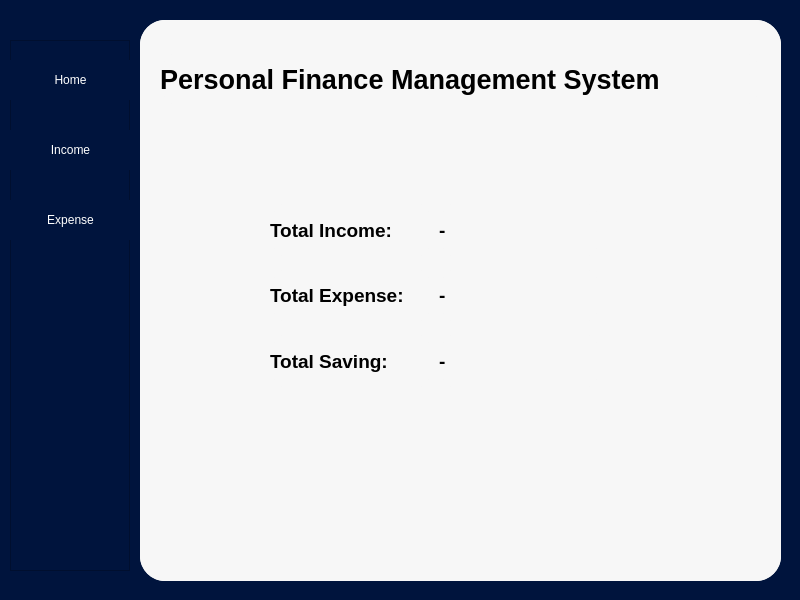
<?xml version="1.0" encoding="UTF-8"?>
<ui version="4.0">
 <class>MainWindow</class>
 <widget class="QMainWindow" name="MainWindow">
  <property name="geometry">
   <rect>
    <x>0</x>
    <y>0</y>
    <width>800</width>
    <height>600</height>
   </rect>
  </property>
  <property name="windowTitle">
   <string>MainWindow</string>
  </property>
  <property name="styleSheet">
   <string notr="true">background-color: rgb(0, 20, 61);</string>
  </property>
  <widget class="QWidget" name="centralwidget">
   <widget class="QStackedWidget" name="stackedWidget">
    <property name="geometry">
     <rect>
      <x>140</x>
      <y>20</y>
      <width>641</width>
      <height>561</height>
     </rect>
    </property>
    <property name="styleSheet">
     <string notr="true">background-color: rgb(247, 247, 247);
border-radius: 25px;</string>
    </property>
    <property name="currentIndex">
     <number>0</number>
    </property>
    <widget class="QWidget" name="main_page">
     <widget class="QWidget" name="layoutWidget">
      <property name="geometry">
       <rect>
        <x>130</x>
        <y>180</y>
        <width>331</width>
        <height>191</height>
       </rect>
      </property>
      <layout class="QGridLayout" name="gridLayout">
       <item row="0" column="0">
        <widget class="QLabel" name="label_2">
         <property name="font">
          <font>
           <pointsize>14</pointsize>
           <weight>75</weight>
           <bold>true</bold>
          </font>
         </property>
         <property name="styleSheet">
          <string notr="true"/>
         </property>
         <property name="text">
          <string>Total Income: </string>
         </property>
        </widget>
       </item>
       <item row="0" column="1">
        <widget class="QLabel" name="lbl_income">
         <property name="font">
          <font>
           <pointsize>14</pointsize>
           <weight>75</weight>
           <bold>true</bold>
          </font>
         </property>
         <property name="styleSheet">
          <string notr="true"/>
         </property>
         <property name="text">
          <string>-</string>
         </property>
        </widget>
       </item>
       <item row="1" column="0">
        <widget class="QLabel" name="label">
         <property name="font">
          <font>
           <pointsize>14</pointsize>
           <weight>75</weight>
           <bold>true</bold>
          </font>
         </property>
         <property name="styleSheet">
          <string notr="true"/>
         </property>
         <property name="text">
          <string>Total Expense: </string>
         </property>
        </widget>
       </item>
       <item row="1" column="1">
        <widget class="QLabel" name="lbl_expense">
         <property name="font">
          <font>
           <pointsize>14</pointsize>
           <weight>75</weight>
           <bold>true</bold>
          </font>
         </property>
         <property name="styleSheet">
          <string notr="true"/>
         </property>
         <property name="text">
          <string>-</string>
         </property>
        </widget>
       </item>
       <item row="2" column="0">
        <widget class="QLabel" name="label_5">
         <property name="font">
          <font>
           <pointsize>14</pointsize>
           <weight>75</weight>
           <bold>true</bold>
          </font>
         </property>
         <property name="styleSheet">
          <string notr="true"/>
         </property>
         <property name="text">
          <string>Total Saving: </string>
         </property>
        </widget>
       </item>
       <item row="2" column="1">
        <widget class="QLabel" name="lbl_saving">
         <property name="font">
          <font>
           <pointsize>14</pointsize>
           <weight>75</weight>
           <bold>true</bold>
          </font>
         </property>
         <property name="styleSheet">
          <string notr="true"/>
         </property>
         <property name="text">
          <string>-</string>
         </property>
        </widget>
       </item>
      </layout>
     </widget>
     <widget class="QLabel" name="label_6">
      <property name="geometry">
       <rect>
        <x>20</x>
        <y>30</y>
        <width>601</width>
        <height>58</height>
       </rect>
      </property>
      <property name="font">
       <font>
        <family>Segoe UI</family>
        <pointsize>20</pointsize>
        <weight>75</weight>
        <bold>true</bold>
       </font>
      </property>
      <property name="styleSheet">
       <string notr="true"/>
      </property>
      <property name="text">
       <string>Personal Finance Management System</string>
      </property>
     </widget>
    </widget>
    <widget class="QWidget" name="income_page">
     <widget class="QTableWidget" name="incometableWidget">
      <property name="geometry">
       <rect>
        <x>60</x>
        <y>30</y>
        <width>531</width>
        <height>371</height>
       </rect>
      </property>
      <property name="styleSheet">
       <string notr="true">alternate-background-color: rgb(255, 170, 255);
</string>
      </property>
      <property name="lineWidth">
       <number>0</number>
      </property>
      <property name="showGrid">
       <bool>false</bool>
      </property>
      <property name="rowCount">
       <number>0</number>
      </property>
      <property name="columnCount">
       <number>4</number>
      </property>
      <attribute name="verticalHeaderVisible">
       <bool>false</bool>
      </attribute>
      <column>
       <property name="text">
        <string>Sr. no</string>
       </property>
      </column>
      <column>
       <property name="text">
        <string>Amount</string>
       </property>
      </column>
      <column>
       <property name="text">
        <string>Date</string>
       </property>
      </column>
      <column>
       <property name="text">
        <string>Description</string>
       </property>
      </column>
     </widget>
     <widget class="QWidget" name="layoutWidget">
      <property name="geometry">
       <rect>
        <x>60</x>
        <y>420</y>
        <width>511</width>
        <height>30</height>
       </rect>
      </property>
      <layout class="QHBoxLayout" name="horizontalLayout">
       <item>
        <widget class="QLabel" name="label_3">
         <property name="font">
          <font>
           <pointsize>14</pointsize>
           <weight>50</weight>
           <bold>false</bold>
          </font>
         </property>
         <property name="styleSheet">
          <string notr="true"/>
         </property>
         <property name="text">
          <string>Total Income: </string>
         </property>
        </widget>
       </item>
       <item>
        <widget class="QLabel" name="lbl_ti">
         <property name="font">
          <font>
           <pointsize>14</pointsize>
           <weight>50</weight>
           <bold>false</bold>
          </font>
         </property>
         <property name="styleSheet">
          <string notr="true"/>
         </property>
         <property name="text">
          <string>-</string>
         </property>
        </widget>
       </item>
      </layout>
     </widget>
     <widget class="QSplitter" name="splitter_3">
      <property name="geometry">
       <rect>
        <x>60</x>
        <y>500</y>
        <width>511</width>
        <height>31</height>
       </rect>
      </property>
      <property name="orientation">
       <enum>Qt::Horizontal</enum>
      </property>
      <widget class="QPushButton" name="btn_newincome">
       <property name="styleSheet">
        <string notr="true">background-color: rgb(0, 20, 61);
color: rgb(253, 253, 253);

</string>
       </property>
       <property name="text">
        <string>New</string>
       </property>
      </widget>
      <widget class="QPushButton" name="btn_deleteincome">
       <property name="styleSheet">
        <string notr="true">background-color: rgb(0, 20, 61);
color: rgb(253, 253, 253);


</string>
       </property>
       <property name="text">
        <string>Delete</string>
       </property>
      </widget>
      <widget class="QPushButton" name="btn_refreshincome">
       <property name="styleSheet">
        <string notr="true">background-color: rgb(0, 20, 61);
color: rgb(253, 253, 253);

</string>
       </property>
       <property name="text">
        <string>Refresh</string>
       </property>
      </widget>
     </widget>
    </widget>
    <widget class="QWidget" name="expense_page">
     <widget class="QTableWidget" name="tableWidget">
      <property name="geometry">
       <rect>
        <x>60</x>
        <y>40</y>
        <width>501</width>
        <height>361</height>
       </rect>
      </property>
      <property name="styleSheet">
       <string notr="true">border-color: rgb(170, 255, 255);</string>
      </property>
      <property name="lineWidth">
       <number>0</number>
      </property>
      <property name="showGrid">
       <bool>false</bool>
      </property>
      <property name="rowCount">
       <number>0</number>
      </property>
      <property name="columnCount">
       <number>4</number>
      </property>
      <attribute name="verticalHeaderVisible">
       <bool>false</bool>
      </attribute>
      <column>
       <property name="text">
        <string>Sr. no</string>
       </property>
      </column>
      <column>
       <property name="text">
        <string>Amount</string>
       </property>
      </column>
      <column>
       <property name="text">
        <string>Date</string>
       </property>
      </column>
      <column>
       <property name="text">
        <string>Description</string>
       </property>
      </column>
     </widget>
     <widget class="QSplitter" name="splitter_2">
      <property name="geometry">
       <rect>
        <x>50</x>
        <y>497</y>
        <width>521</width>
        <height>31</height>
       </rect>
      </property>
      <property name="orientation">
       <enum>Qt::Horizontal</enum>
      </property>
      <widget class="QPushButton" name="btn_newexpense">
       <property name="styleSheet">
        <string notr="true">background-color: rgb(0, 20, 61);
color: rgb(253, 253, 253);

</string>
       </property>
       <property name="text">
        <string>New</string>
       </property>
      </widget>
      <widget class="QPushButton" name="btn_deletexpense">
       <property name="styleSheet">
        <string notr="true">background-color: rgb(0, 20, 61);
color: rgb(253, 253, 253);

</string>
       </property>
       <property name="text">
        <string>Delete</string>
       </property>
      </widget>
      <widget class="QPushButton" name="btn_refreshexpense">
       <property name="styleSheet">
        <string notr="true">background-color: rgb(0, 20, 61);
color: rgb(253, 253, 253);

</string>
       </property>
       <property name="text">
        <string>Refresh</string>
       </property>
      </widget>
     </widget>
     <widget class="QSplitter" name="splitter">
      <property name="geometry">
       <rect>
        <x>60</x>
        <y>420</y>
        <width>491</width>
        <height>28</height>
       </rect>
      </property>
      <property name="orientation">
       <enum>Qt::Horizontal</enum>
      </property>
      <widget class="QLabel" name="label_4">
       <property name="font">
        <font>
         <pointsize>14</pointsize>
         <weight>50</weight>
         <bold>false</bold>
        </font>
       </property>
       <property name="styleSheet">
        <string notr="true"/>
       </property>
       <property name="text">
        <string>Total Expense: </string>
       </property>
      </widget>
      <widget class="QLabel" name="lbl_te">
       <property name="font">
        <font>
         <pointsize>14</pointsize>
         <weight>50</weight>
         <bold>false</bold>
        </font>
       </property>
       <property name="styleSheet">
        <string notr="true"/>
       </property>
       <property name="text">
        <string>-</string>
       </property>
      </widget>
     </widget>
    </widget>
   </widget>
   <widget class="QFrame" name="frame">
    <property name="geometry">
     <rect>
      <x>10</x>
      <y>40</y>
      <width>120</width>
      <height>531</height>
     </rect>
    </property>
    <property name="styleSheet">
     <string notr="true">background-color: rgb(0, 20, 61);</string>
    </property>
    <property name="frameShape">
     <enum>QFrame::StyledPanel</enum>
    </property>
    <property name="frameShadow">
     <enum>QFrame::Raised</enum>
    </property>
    <widget class="QPushButton" name="btn_main">
     <property name="geometry">
      <rect>
       <x>0</x>
       <y>20</y>
       <width>121</width>
       <height>40</height>
      </rect>
     </property>
     <property name="minimumSize">
      <size>
       <width>0</width>
       <height>40</height>
      </size>
     </property>
     <property name="styleSheet">
      <string notr="true">QPushButton {
	color: rgb(255, 255, 255);
	background-color: rgb(0, 20, 61);
	border: 0px solid;
    border-radius: 100px;
}
QPushButton:hover {
	background-color: rgb(247, 247, 247);
	color: rgb(0,0,0);
}</string>
     </property>
     <property name="text">
      <string>Home</string>
     </property>
    </widget>
    <widget class="QPushButton" name="btn_expense">
     <property name="geometry">
      <rect>
       <x>0</x>
       <y>160</y>
       <width>121</width>
       <height>40</height>
      </rect>
     </property>
     <property name="minimumSize">
      <size>
       <width>0</width>
       <height>40</height>
      </size>
     </property>
     <property name="styleSheet">
      <string notr="true">QPushButton {
	color: rgb(255, 255, 255);
	background-color: rgb(0, 20, 61);
	border: 0px solid;
    border-radius: 100px;
}
QPushButton:hover {
	background-color: rgb(247, 247, 247);
	color: rgb(0,0,0);
}</string>
     </property>
     <property name="text">
      <string>Expense</string>
     </property>
    </widget>
    <widget class="QPushButton" name="btn_income">
     <property name="geometry">
      <rect>
       <x>0</x>
       <y>90</y>
       <width>121</width>
       <height>40</height>
      </rect>
     </property>
     <property name="minimumSize">
      <size>
       <width>0</width>
       <height>40</height>
      </size>
     </property>
     <property name="styleSheet">
      <string notr="true">QPushButton {
	color: rgb(255, 255, 255);
	background-color: rgb(0, 20, 61);
	border: 0px solid;
    border-radius: 100px;
}
QPushButton:hover {
	background-color: rgb(247, 247, 247);
	color: rgb(0,0,0);
}</string>
     </property>
     <property name="text">
      <string>Income</string>
     </property>
    </widget>
   </widget>
  </widget>
 </widget>
 <resources/>
 <connections/>
</ui>
